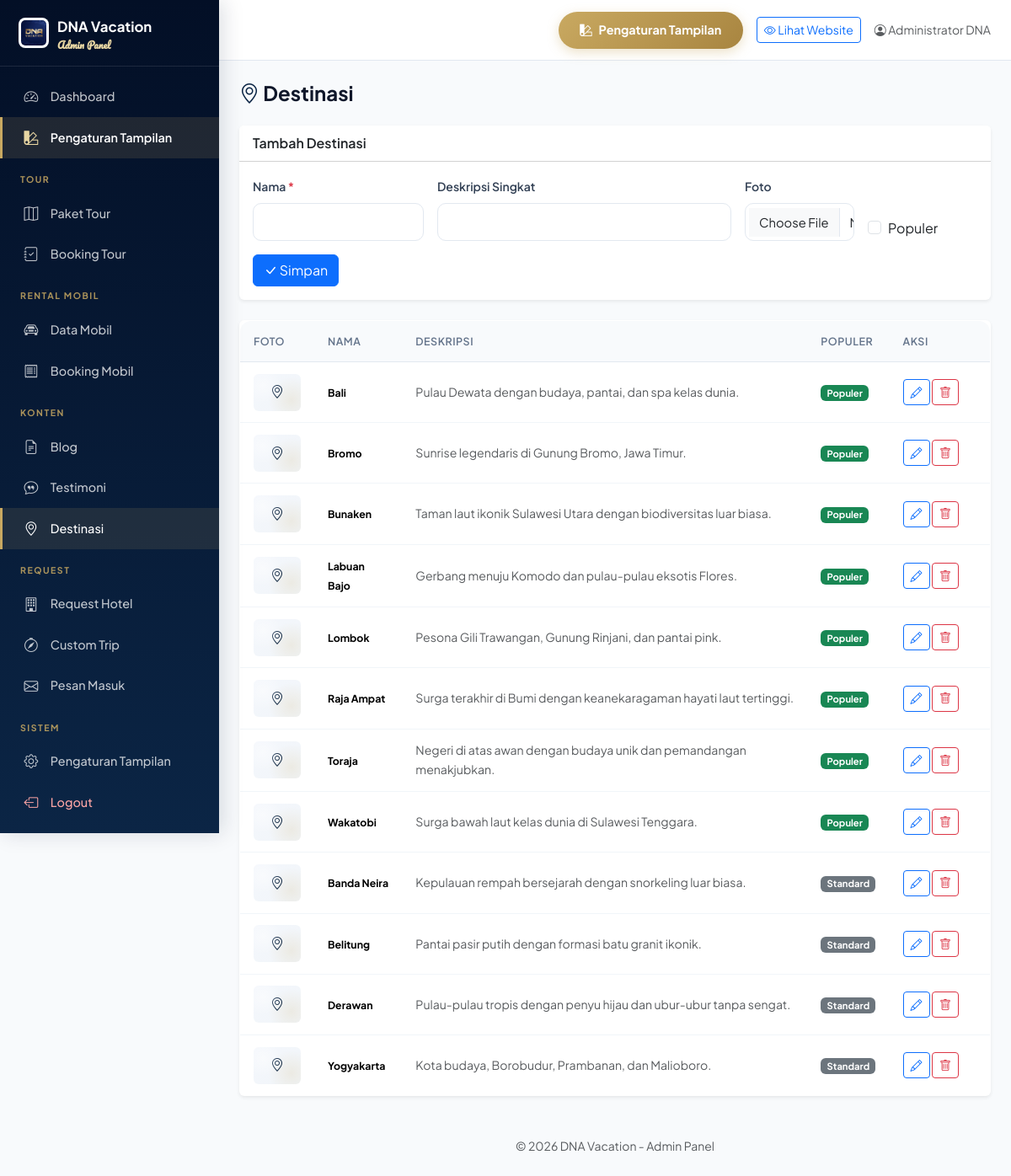
The page /admin/destinations.php (signed in) on the database its author committed.
### tables this page shows
CREATE TABLE destinations (
  id INT AUTO_INCREMENT PRIMARY KEY,
  name VARCHAR(100) NOT NULL,
  slug VARCHAR(120) NOT NULL UNIQUE,
  description TEXT,
  image VARCHAR(255),
  is_popular TINYINT(1) DEFAULT 0,
  created_at TIMESTAMP DEFAULT CURRENT_TIMESTAMP
);

### includes/config.php (called while the page is built, shortened)
<?php
function e($str) {
    return htmlspecialchars($str, ENT_QUOTES, 'UTF-8');
}
function truncate($text, $length = 100) {
    if (strlen($text) <= $length) return $text;
    return substr($text, 0, $length) . '...';
}

### admin/destinations.php (the view, shortened to what this page needs)
<?php
require_once __DIR__ . '/includes/header.php';
$destinations = $pdo->query("SELECT * FROM destinations ORDER BY is_popular DESC, name")->fetchAll();
$editItem = null;
?>
<div class="p-3 p-md-4">
    <h4 class="fw-bold mb-4"><i class="bi bi-geo-alt text-primary-custom"></i> Destinasi</h4>
    <div class="card border-0 shadow-sm mb-4">
        <div class="card-header bg-white fw-semibold"><?= $editItem ? 'Edit' : 'Tambah' ?> Destinasi</div>
        <div class="card-body">
            <form method="POST" enctype="multipart/form-data">
                <div class="row g-3">
                    <div class="col-md-3">
                        <label class="form-label small fw-semibold">Nama <span class="text-danger">*</span></label>
                        <input type="text" name="name" class="form-control" value="<?= e($editItem['name'] ?? '') ?>" required>
                    </div>
                    <div class="col-md-5">
                        <label class="form-label small fw-semibold">Deskripsi Singkat</label>
                        <input type="text" name="description" class="form-control" value="<?= e($editItem['description'] ?? '') ?>">
                    </div>
                    <div class="col-md-2">
                        <label class="form-label small fw-semibold">Foto</label>
                        <input type="file" name="image" class="form-control" accept="image/*">
                    </div>
                    <div class="col-md-2 d-flex align-items-end">
                        <div class="form-check">
                            <input type="checkbox" name="is_popular" class="form-check-input" id="isPop" <?= ($editItem['is_popular'] ?? 0) ? 'checked' : '' ?>>
                            <label class="form-check-label" for="isPop">Populer</label>
                        </div>
                    </div>
                    <div class="col-12">
                        <button type="submit" class="btn btn-primary"><i class="bi bi-check-lg"></i> Simpan</button>
                    </div>
                </div>
            </form>
        </div>
    </div>
    <div class="card border-0 shadow-sm">
        <div class="card-body p-0">
            <div class="table-responsive">
                <table class="table admin-table table-hover align-middle mb-0">
                    <thead>
                        <tr>
                            <th style="width:70px">Foto</th>
                            <th>Nama</th>
                            <th>Deskripsi</th>
                            <th>Populer</th>
                            <th style="width:120px">Aksi</th>
                        </tr>
                    </thead>
                    <tbody>
                        <?php if (empty($destinations)): ?>
                            <tr><td colspan="5" class="text-center text-muted py-4">Belum ada destinasi.</td></tr>
                        <?php else: ?>
                            <?php foreach ($destinations as $d): ?>
                                <tr>
                                    <td>
                                        <?php if ($d['image']): ?>
                                            <img src="<?= uploadUrl($d['image']) ?>" class="rounded" style="width:56px;height:44px;object-fit:cover" onerror="handleImgError(this)">
                                        <?php else: ?>
                                            <div class="placeholder-img rounded" style="width:56px;height:44px;font-size:1rem"><i class="bi bi-geo-alt"></i></div>
                                        <?php endif; ?>
                                    </td>
                                    <td><strong class="small"><?= e($d['name']) ?></strong></td>
                                    <td class="small text-muted"><?= e(truncate($d['description'] ?? '', 80)) ?></td>
                                    <td>
                                        <a href="?toggle_pop=<?= $d['id'] ?>" class="badge bg-<?= $d['is_popular'] ? 'success' : 'secondary' ?> text-decoration-none" style="font-size:.7rem">
                                            <?= $d['is_popular'] ? 'Populer' : 'Standard' ?>
                                        </a>
                                    </td>
                                    <td>
                                        <a href="?edit=<?= $d['id'] ?>" class="btn btn-sm btn-outline-primary"><i class="bi bi-pencil"></i></a>
                                        <a href="?delete=<?= $d['id'] ?>" class="btn btn-sm btn-outline-danger" data-confirm="Hapus destinasi?"><i class="bi bi-trash"></i></a>
                                    </td>
                                </tr>
                            <?php endforeach; ?>
                        <?php endif; ?>
                    </tbody>
                </table>
            </div>
        </div>
    </div>
</div>
<?php require_once __DIR__ . '/includes/footer.php'; ?>

### assets/css/style.css (style rules this page uses)
:root { --primary: #0B2545; --primary-dark: #061838; --primary-darker: #030F26; --primary-mid: #13315C; --primary-light: #E8EEF7; --primary-lighter: #F4F7FC; --gold: #C9A961; --gold-dark: #A88540; --gold-light: #E8D6A3; --gold-lighter: #FBF5E4; --secondary: #C9A961; --secondary-dark: #A88540; --secondary-light: #FBF5E4; --accent: #EC7B4E; --accent-light: #FFEDD5; --success: #10B981; --success-light: #D1FAE5; --danger: #EF4444; --warning: #F59E0B; --dark: #0F172A; --gray-50: #F8FAFC; --gray-100: #F1F5F9; --gray-200: #E2E8F0; --gray-300: #CBD5E1; --gray-400: #94A3B8; --gray-500: #64748B; --gray-600: #475569; --gray-700: #334155; --gray-800: #1E293B; --font-main: 'Plus Jakarta Sans', -apple-system, BlinkMacSystemFont, sans-serif; --font-script: 'Pacifico', 'Dancing Script', cursive; --radius: 14px; --radius-sm: 10px; --radius-lg: 20px; --radius-xl: 28px; --shadow: 0 1px 3px rgba(11,37,69,.06), 0 1px 2px rgba(11,37,69,.04); --shadow-md: 0 4px 16px rgba(11,37,69,.08); --shadow-lg: 0 12px 32px rgba(11,37,69,.12); --shadow-xl: 0 20px 48px rgba(11,37,69,.18); --transition: all .25s cubic-bezier(.4,0,.2,1); }
* { box-sizing: border-box; }
body { font-family: var(--font-main); color: var(--dark); line-height: 1.65; background: #fff; -webkit-font-smoothing: antialiased; text-rendering: optimizeLegibility; }
a { text-decoration: none; }
.text-primary-custom { color: var(--primary) !important; }
.form-control, .form-select { border-radius: var(--radius-sm); border: 1.5px solid var(--gray-200); padding: .65rem 1rem; font-size: .92rem; transition: var(--transition); background: #fff; }
.form-label { color: var(--gray-700); }
.placeholder-img { background: linear-gradient(135deg, var(--primary-lighter), var(--gray-100)); display: flex; align-items: center; justify-content: center; color: var(--primary); font-size: 2.5rem; overflow: hidden; position: relative; }
.placeholder-img::before { content: ''; position: absolute; inset: 0; background: radial-gradient(circle at 20% 30%, rgba(255,255,255,.5) 0%, transparent 40%), radial-gradient(circle at 80% 70%, rgba(201,169,97,.15) 0%, transparent 50%); }
body.admin-body { background: var(--gray-50); }
.admin-table { background: #fff; border-radius: var(--radius); border: 1px solid var(--gray-200); overflow: hidden; }
.admin-table th { background: var(--gray-50); font-weight: 600; font-size: .78rem; text-transform: uppercase; letter-spacing: .5px; color: var(--gray-500); padding: .85rem 1rem; border-bottom: 1px solid var(--gray-200); }
.admin-table td { padding: .85rem 1rem; font-size: .88rem; vertical-align: middle; border-bottom: 1px solid var(--gray-100); }
.admin-table tr:last-child td { border-bottom: none; }

### rows shown on the page
destinations: name "Bali", description "Pulau Dewata dengan budaya, pantai, dan spa kelas dunia.", is_popular "Populer"
destinations: name "Bromo", description "Sunrise legendaris di Gunung Bromo, Jawa Timur.", is_popular "Populer"
destinations: name "Bunaken", description "Taman laut ikonik Sulawesi Utara dengan biodiversitas luar biasa.", is_popular "Populer"
destinations: name "Labuan Bajo", description "Gerbang menuju Komodo dan pulau-pulau eksotis Flores.", is_popular "Populer"
destinations: name "Lombok", description "Pesona Gili Trawangan, Gunung Rinjani, dan pantai pink.", is_popular "Populer"
destinations: name "Raja Ampat", description "Surga terakhir di Bumi dengan keanekaragaman hayati laut tertinggi.", is_popular "Populer"
destinations: name "Toraja", description "Negeri di atas awan dengan budaya unik dan pemandangan menakjubkan.", is_popular "Populer"
destinations: name "Wakatobi", description "Surga bawah laut kelas dunia di Sulawesi Tenggara.", is_popular "Populer"
destinations: name "Banda Neira", description "Kepulauan rempah bersejarah dengan snorkeling luar biasa.", is_popular "Standard"
destinations: name "Belitung", description "Pantai pasir putih dengan formasi batu granit ikonik.", is_popular "Standard"
destinations: name "Derawan", description "Pulau-pulau tropis dengan penyu hijau dan ubur-ubur tanpa sengat.", is_popular "Standard"
destinations: name "Yogyakarta", description "Kota budaya, Borobudur, Prambanan, dan Malioboro.", is_popular "Standard"

### other values the page prints
$_SESSION['admin_name'] "Administrator DNA"
SITE_NAME "DNA Vacation"
